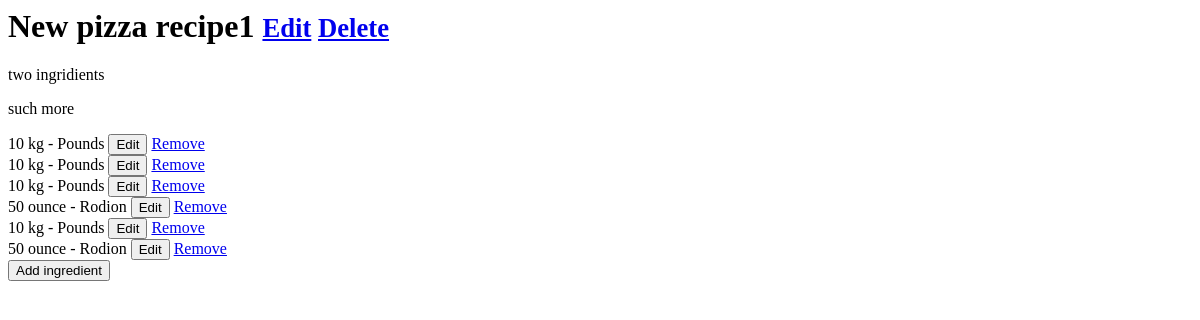
The page /library/recipes/hx/2/ (signed in) on the database as committed earlier.
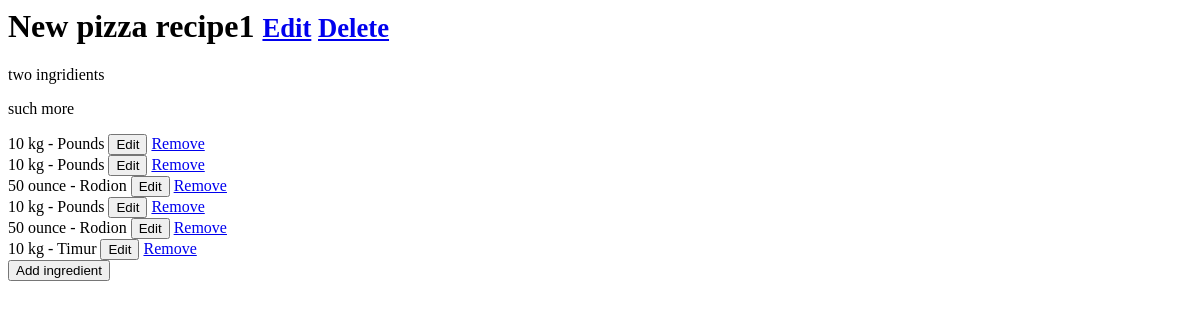
The same page on the database as committed later.
### recipes/models.py (models this page shows, shortened)
class Recipe(models.Model):
    user = models.ForeignKey(settings.AUTH_USER_MODEL, on_delete=models.CASCADE)
    name = models.CharField(max_length=250)
    description = models.TextField(blank=True, null=True)
    directions = models.TextField(blank=True, null=True)
    timestamp = models.DateTimeField(auto_now_add=True)
    created = models.DateTimeField(auto_now=True)
    active = models.BooleanField(default=True)
    objects = RecipeManager()
    def get_delete_url(self):
        return reverse('recipes:delete', kwargs={'id': self.id})
    def get_edit_url(self):
        return reverse('recipes:update', kwargs={'id': self.id})
    def get_ingredients_children(self):
        return self.recipeingredient_set.all()

class RecipeIngredient(models.Model):
    recipe = models.ForeignKey(Recipe, on_delete=models.CASCADE)
    name = models.CharField(max_length=250)
    description = models.TextField(blank=True, null=True)
    quantity = models.CharField(max_length=50)
    quantity_as_float = models.FloatField(blank=True, null=True)
    unit = models.CharField(max_length=50, validators=[check_valid_value])
    directions = models.TextField(blank=True, null=True)
    timestamp = models.DateTimeField(auto_now_add=True)
    created = models.DateTimeField(auto_now=True)
    active = models.BooleanField(default=True)
    def get_hx_edit_url(self):
        kwargs = {
            'id': self.id,
            'parent_id': self.recipe.id
        }
        return reverse('recipes:hx-ingredient-update', kwargs=kwargs)
    def get_delete_url(self):
        kwargs = {
            'id': self.id,
            'parent_id': self.recipe.id
        }
        return reverse('recipes:ingredient-delete', kwargs=kwargs)

### recipes/views.py (the view)
# urls.py: path('hx/<int:id>/', recipe_hx_detail, name='hx-detail'),
@login_required
def recipe_hx_detail(request, id=None):
    try:
        obj = Recipe.objects.get(id=id, user=request.user)
    except:
        obj = None
    if obj is None:
        return HttpResponse("Not found.")
    context = {
        "object": obj
    }
    return render(request, "recipes/partials/detail.html", context)

### recipes/models.py (called while the page is built)
    def get_queryset(self):
        return RecipeQuerySet(self.model, self._db)

### recipes/templates/recipes/partials/detail.html (shortened to what this page needs)
<div class="row">
    <div class="col-12 col-md-8">
        <h1>{{ object.name }}
            {% if object.get_edit_url %}
            <small>
                <a href='{{ object.get_edit_url }}'>Edit</a>
                <a href='{{ object.get_delete_url }}' hx-post="{{ object.get_delete_url }}"
                   hx-confirm="Are you sure to delete this object {{ object.name }}" hx-trigger="click"
                   hx-headers="{'X-CSRFToken':'{{csrf_token}}'}">Delete</a>
            </small>
            {% endif %}</h1>
        <p>{{ object.description }}</p>
        <p>{{ object.directions }}</p>
    </div>
    <div class="col-12 col-md-4">
        {% for ingredient in object.get_ingredients_children %}
        {% include 'recipes/partials/ingredient-inline.html' with object=ingredient %}
        {% endfor %}
        <div class="col-12 col-md-4">
            <button hx-get="{{ new_ingredient_url }}" hx-trigger='click'
                    hx-target='#ingredient-create' hx-swap='beforeend'>Add ingredient
            </button>
        </div>
    </div>
</div>

### recipes/templates/recipes/partials/ingredient-inline.html
<div id="ingredient-{{ object.id}}">
    {{ object.quantity }} {{ object.unit }} - {{ object.name }}
    <button hx-trigger='click' hx-get='{{ object.get_hx_edit_url }}' hx-target="#ingredient-{{ object.id}}" >Edit</button>
     <a href="{{ object.get_delete_url }}" hx-post="{{ object.get_delete_url }}" hx-trigger="click"
     hx-target="#ingredient-{{ object.id}}" hx-swap="outerHTML">Remove</a>
</div>

Rows that differ between the two databases and show on the page:
removed RecipeIngredient: quantity "10", unit "kg", name "Pounds"
added RecipeIngredient: quantity "10", unit "kg", name "Timur"
